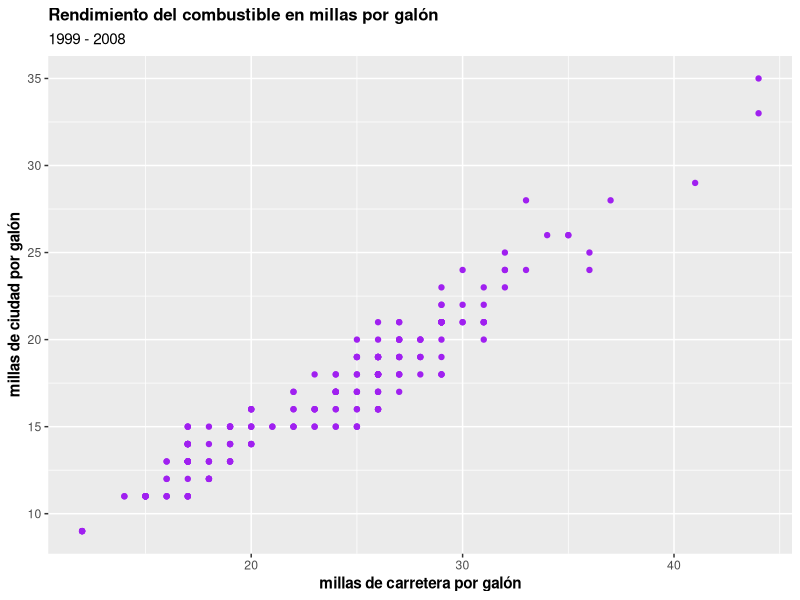
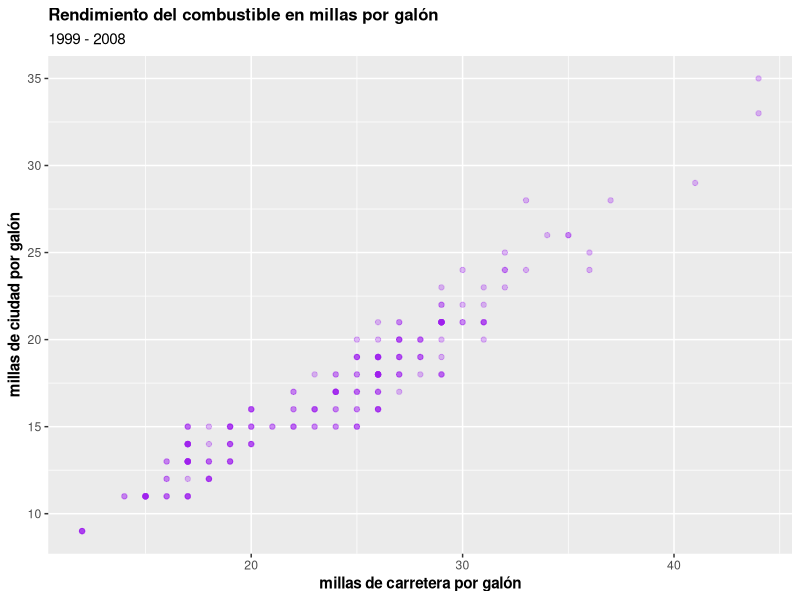
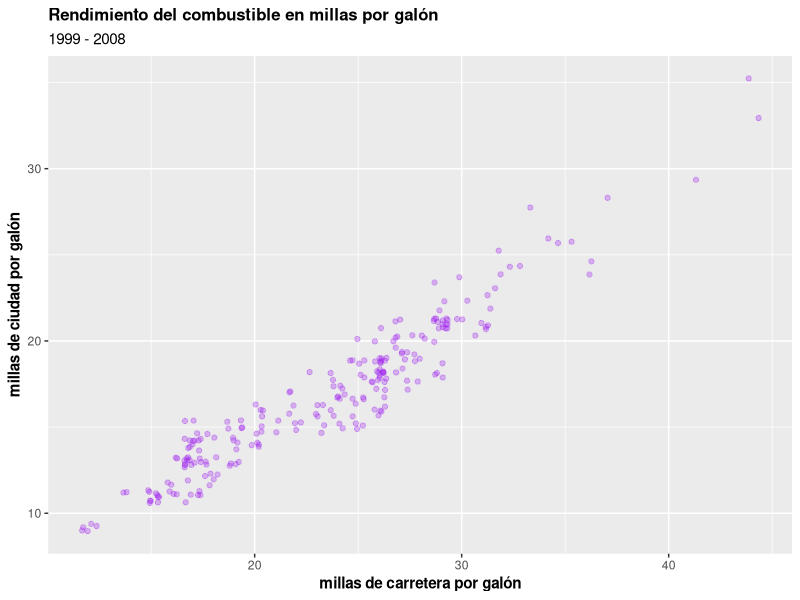
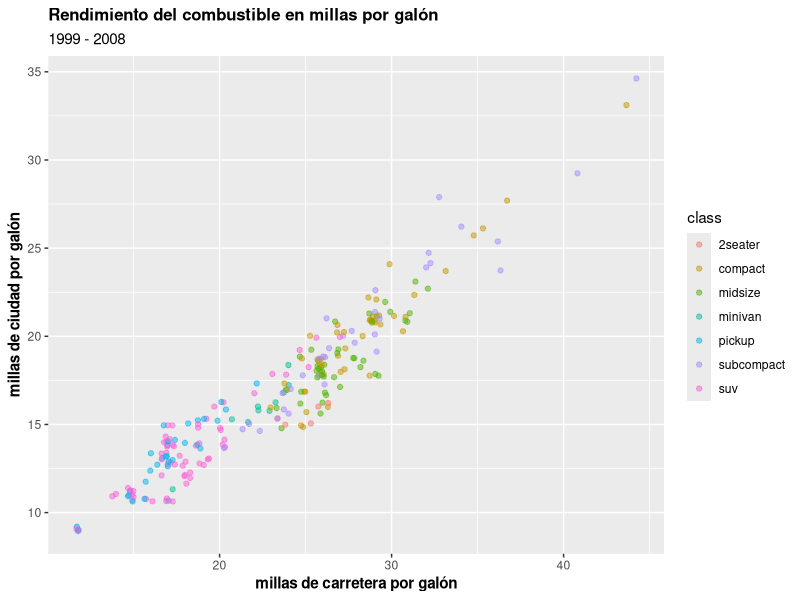
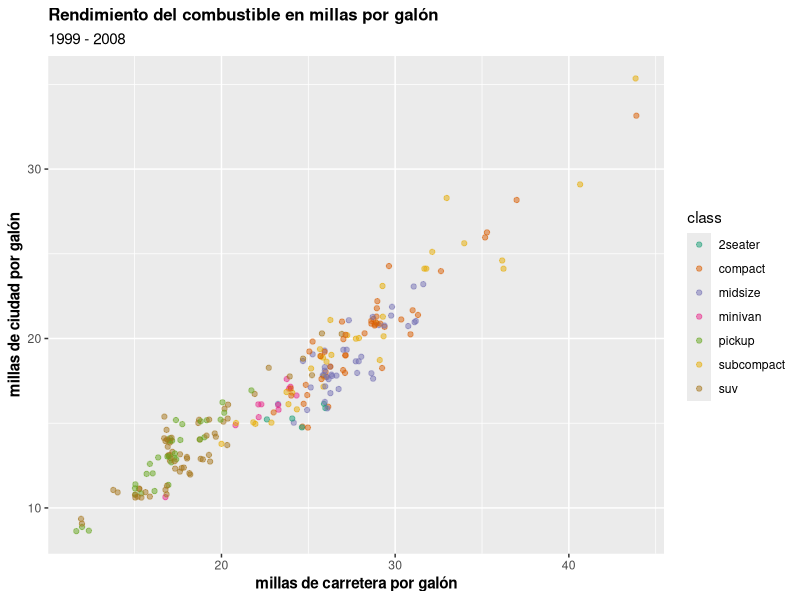
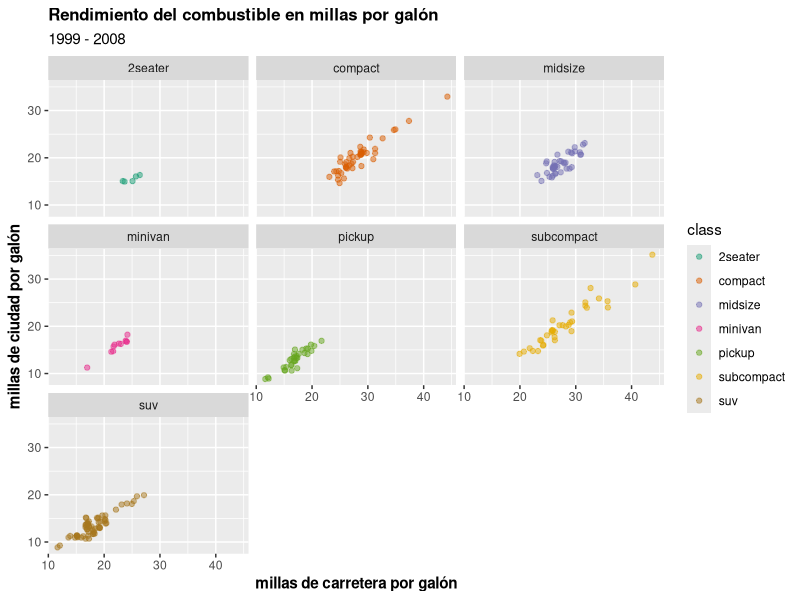

The R script that drew these images, in order:
## ---- chunk 1
knitr::opts_chunk$set(echo = TRUE)
## ---- chunk 2
library(ggplot2)
ggplot(mpg, aes(hwy, cty)) + geom_point(color = "purple") + 
  ggtitle("Rendimiento del combustible en millas por galón") +
  labs(x = "millas de carretera por galón", y = "millas de ciudad por galón", subtitle = "1999 - 2008") + 
  theme (plot.title = element_text(size = rel(1.1), face = "bold")) + 
  theme(axis.title = element_text(face = "bold"))

## ---- chunk 3
ggplot(mpg, aes(hwy, cty)) + geom_point(color = "purple", alpha = 0.3) +
  ggtitle("Rendimiento del combustible en millas por galón") +
  labs(x = "millas de carretera por galón", y = "millas de ciudad por galón", subtitle = "1999 - 2008") + 
  theme (plot.title = element_text(size = rel(1.1), face = "bold")) + 
  theme(axis.title = element_text(face = "bold"))

## ---- chunk 4
ggplot(mpg, aes(hwy, cty)) + geom_jitter(color = "purple", alpha = 0.3) +
  ggtitle("Rendimiento del combustible en millas por galón") +
  labs(x = "millas de carretera por galón", y = "millas de ciudad por galón", subtitle = "1999 - 2008") + 
  theme (plot.title = element_text(size = rel(1.1), face = "bold")) + 
  theme(axis.title = element_text(face = "bold"))

## ---- chunk 5
ggplot(mpg, aes(hwy, cty, color = class)) + geom_jitter(alpha = 0.5) +
  ggtitle("Rendimiento del combustible en millas por galón") +
  labs(x = "millas de carretera por galón", y = "millas de ciudad por galón", subtitle = "1999 - 2008") + 
  theme (plot.title = element_text(size = rel(1.1), face = "bold")) + 
  theme(axis.title = element_text(face = "bold"))

## ---- chunk 6
ggplot(mpg, aes(hwy, cty, color = class)) + geom_jitter(alpha = 0.5) +
  scale_colour_brewer(palette = "Dark2") +
  ggtitle("Rendimiento del combustible en millas por galón") +
  labs(x = "millas de carretera por galón", y = "millas de ciudad por galón", subtitle = "1999 - 2008") + 
  theme (plot.title = element_text(size = rel(1.1), face = "bold")) + 
  theme(axis.title = element_text(face = "bold"))

## ---- chunk 7
ggplot(mpg, aes(hwy, cty, color = class)) + geom_jitter(alpha = 0.5) +
  facet_wrap(vars(class)) +
  scale_colour_brewer(palette = "Dark2") +
  ggtitle("Rendimiento del combustible en millas por galón") +
  labs(x = "millas de carretera por galón", y = "millas de ciudad por galón", subtitle = "1999 - 2008") + 
  theme (plot.title = element_text(size = rel(1.1), face = "bold")) + 
  theme(axis.title = element_text(face = "bold"))

